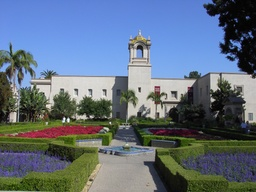
#> input picture jpeg420exif.jpg, 256 x 192 px, shrunk from 2048 x 1536 before the run
$ python fractal.py
#> lines starting #> are read from the running program, lines starting #| are printed output that depends on the picture; long printed decimals are rounded
#> further down, colimg is the input picture: shape (192, 256, 3); mean R, G, B 97.2, 111.8, 127.4
### utilities.py
import os
import sys
import datetime
import time
import inspect
import warnings
import traceback
import hashlib
import zlib
import zipfile
import pickle
import shutil
import re
import logging
import subprocess
from collections import OrderedDict
from collections import namedtuple
from pathlib import PurePath
import pandas as pd
from subprocess import Popen, PIPE

print("python exe: {0}".format(sys.executable))

__version__ = "0.1.1"


# Force logger.warning() to omit the source code line in the message
# formatwarning_orig = warnings.formatwarning
# warnings.formatwarning = lambda message, category, filename, lineno, line=None: \
#    formatwarning_orig(message, category, filename, lineno, line='')

class Utilities(object):
    def __init__(self):
        pass

    colors_txt = OrderedDict()
    colors_txt['black'] = "\033[90m"
    colors_txt['red'] = "\033[91m"
    colors_txt["green"] = "\033[92m"
    colors_txt["yellow"] = "\033[93m"
    colors_txt["blue"] = "\033[94m"
    colors_txt["gray"] = "\033[97m"

    colors_bg = OrderedDict()
    colors_bg['black'] = "\033[100m"
    colors_bg["red"] = "\033[101m"
    colors_bg["green"] = "\033[102m"
    colors_bg["yellow"] = "\033[103m"
    colors_bg["blue"] = "\033[104m"
    colors_bg["gray"] = "\033[107m"
    colors_bg["none"] = "\033[107m"

    txt_effects = OrderedDict()
    txt_effects["end"] = "\033[0m"
    txt_effects["bold"] = "\033[1m"
    txt_effects["underline"] = "\033[4m"
    txt_effects["blackback"] = "\033[7m"

    @staticmethod
    def username():
        return username

    # [5 lines left out: function os_whoami, not called in this run]

    @staticmethod
    def now():
        return datetime.datetime.now()

    # [5 lines left out: function nowshortstr, not called in this run]

    @staticmethod
    def nowstr(fmt="%Y-%m-%d__%H_%M_%S"):
        return datetime.datetime.now().strftime(fmt)

    # [127 lines left out: functions color_str, last_exception_parts, last_exception_info, drives, module_versions, not called in this run]

    @staticmethod
    def warning_on_one_line(message, category, filename, lineno, file=None, line=None):
        return ' %s:%s: %s:%s' % (filename, lineno, category.__name__, message)

    @staticmethod
    def whoami():
        return sys._getframe(1).f_code.co_name

    # [318 lines left out: functions is_file_binary, sha_256, handle_exc, create_new_zip, path2string, check_outdir and 8 more, not called in this run]

    @staticmethod
    def is_iterable(obj):
        try:
            obj = iter(obj)
            return True
        except:
            return False

    # [55 lines left out: functions check_folders, unzip_to_temp, not called in this run]

### fractal.py

from collections import namedtuple
from collections import OrderedDict
import numpy as np
import warnings
import pandas as pd
import matplotlib as mpl
import matplotlib.pyplot as plt
import matplotlib.image as mpimg
from utilities import Utilities


class ImageUtils(object):

    @staticmethod
    def rgb2gray(rgb):
        return np.dot(rgb[..., :3], [0.2989, 0.5870, 0.1140])
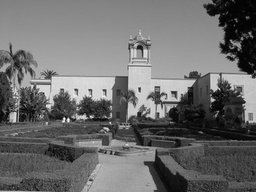
#> returned value: shape (192, 256) float64; min 0.228, max 254.7, mean 109.2
#| original shape: 192, 256

    @staticmethod
    def spatial_shrink(block, spatial_factor):
#> called with spatial_factor = 8
        result = np.zeros((block.shape[0] // spatial_factor,
                           block.shape[1] // spatial_factor))
        for i in range(result.shape[0]):
            for j in range(result.shape[1]):
                try:
                    result[i, j] = np.mean(block[i * spatial_factor:(i + 1) * spatial_factor,
                                       j * spatial_factor:(j + 1) * spatial_factor])
                except Exception as e:
                    msg = Utilities.last_exception_info()
                    warnings.warn(msg)
                    raise RuntimeError(msg)
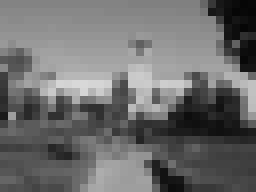
#> result: shape (24, 32) float64 (shown 8 times larger); min 5.78, max 215.9, mean 109.2
#| shrunken shape: 24, 32
        return result

    @staticmethod
    def trim_image(img, spatial_factor, block_size, verbosity=0):
#> called with spatial_factor = 2, block_size = 2, verbosity = 1
        if verbosity > 0:
            print(Utilities.whoami())
            argdict = locals().copy()
            for k in argdict.keys():
                val = argdict[k]
                if not Utilities.is_iterable(val):
                    print("  {0}: {1}".format(k, argdict[k]))
                else:
                    print("  {0} is iterable".format(k))
        if verbosity > 0:
            print("orig dims: {0}, {1}".format(img.shape[0], img.shape[1]))
#| orig dims: 24, 32
        if verbosity > 2:
            import pdb
            pdb.set_trace()
        ht_mod = img.shape[0] % (spatial_factor * block_size)
#> ht_mod = 0
        wd_mod = img.shape[1] % (spatial_factor * block_size)
#> wd_mod = 0
        adj_wd = img.shape[0] - ht_mod
#> adj_wd = 24
        adj_ht = img.shape[1] - wd_mod
#> adj_ht = 32
        if verbosity > 0:
            print("wd_mod= {0}, ht_mod= {1}\nadj_wd= {2}, adj_ht= {3}".format(wd_mod, ht_mod,
                                                                              adj_wd, adj_ht))
#| wd_mod= 0, ht_mod= 0
#| adj_wd= 24, adj_ht= 32
        res = img[0:adj_wd, 0:adj_ht].copy()
        if verbosity > 0:
            print("trimmed dims: {0}, {1}".format(res.shape[0], res.shape[1]))
#| trimmed dims: 24, 32
        return res

    @staticmethod
    def mse(img1, img2):
        res = np.finfo('float').max
        try:
            diff = img1 - img2
            res = np.mean(diff * diff)
        except Exception as e:
            msg = Utilities.last_exception_info()
            warnings.warn(msg)
        return res

    @staticmethod
    def rmse(img1, img2):
        return np.sqrt(ImageUtils.mse(img1, img2))

    @staticmethod
    def center(img, about=0):
        res = img
        mn = None
        try:
            mn = np.mean(img)
            res = img - mn + about
        except Exception as e:
            msg = Utilities.last_exception_info()
            warnings.warn(msg)
        return res, mn


class Compressor(object):
    def __init__(self):
        pass

    @staticmethod
    def find_best_params(img, dimg, rx, ry,
                         block_size, step_size,
                         spatial_factor,
                         intensity_shrinkage,
                         max_x_offset, max_y_offset,
                         err_func=ImageUtils.rmse,
                         verbosity=0):
        if verbosity > 0:
            print("<{0}>".format(ry),end='')
        if verbosity > 1:
            argdict = locals().copy()
            for k in argdict.keys():
                val = argdict[k]
                if not Utilities.is_iterable(val):
                    print("  {0}: {1}".format(k, argdict[k]))
                else:
                    print("  {0} is iterable".format(k))
        if verbosity > 1:
            print("rx= {0}, ry= {1}".format(rx, ry))
        if rx > 0:
            pass
        left = max(int(rx / 2) - max_x_offset, 0)
        right = min(int(rx / 2) + max_x_offset, dimg.shape[1] - block_size )

        up = max(int(ry / 2) - max_y_offset, 0)
        down = min(int(ry / 2) + max_y_offset, dimg.shape[0] - block_size )
        if (left >= right) or (up >= down):
            import pdb
            pdb.set_trace()
        if verbosity > 0:
            pass

        rblock = img[ry:ry + block_size, rx:rx + block_size]
        rmean = np.mean(rblock)

        best_err = np.finfo('float').max
        tries = 0
        best_x = rx
        best_y = ry
        best_mean_adj = 0
        for dx in range(left, right, step_size):
            for dy in range(up, down, step_size):
                temp = dimg[dy: dy + block_size, dx:dx + block_size] * intensity_shrinkage
                if (temp.shape[0] != rblock.shape[0]) or (temp.shape[1] != rblock.shape[1]):
                    msg = Utilities.last_exception_info()
                    warnings.warn(msg)

                dmean = np.mean(temp)
                mean_add = rmean - dmean
                dblock = temp + mean_add
                dblock = np.clip(dblock, 0, 255)
                newmean = np.mean(dblock)
                if (dblock.shape[0] != rblock.shape[0]) or (dblock.shape[1] != rblock.shape[1]):
                    msg = "range and domain have different shapes"
                    msg += "rx={0}, ry={1}".format(rx, ry)
                    raise RuntimeError(msg)
                err = np.finfo('float').max
                try:
                    if (dblock.shape[0] != rblock.shape[0]) or (dblock.shape[1] != rblock.shape[1]):
                        msg = Utilities.last_exception_info()
                        warnings.warn(msg)
                    err = err_func(rblock, dblock)
                except Exception as e:
                    emsg = Utilities.last_exception_info()
                    print(emsg)
                    raise RuntimeError(emsg)
                tries += 1
                if err < best_err:
                    best_x = dx
                    best_y = dy
                    best_mean_add = mean_add
                    best_err = err
        if tries == 0:
            msg = "tries==0, rx={0}, ry= {1}".format(rx, ry)
            raise RuntimeError(msg)
        if best_x > dimg.shape[1] - block_size or best_y > dimg.shape[0] - block_size:
            msg = "codes out of range, x= {0}, y={1}".format(best_x, best_y)
            msg += "image wd= {0}, ht= {1}".format(dimg.shape[1], dimg.shape[0])
            print(msg)
            raise RuntimeError(msg)
        return (best_x, best_y, best_mean_add, rx, ry, best_err, tries)

    @staticmethod
    def compress_image(oimg, block_size=4, step_size=2,
                       spatial_factor=2,
                       intensity_shrinkage=0.75,
                       max_x_offset=None,
                       max_y_offset=None,
                       err_func=ImageUtils.mse,
                       verbosity=0):
#> called with block_size = 2, step_size = 2, spatial_factor = 2, intensity_shrinkage = 0.7, verbosity = 1
        if verbosity > 0:
            print(Utilities.whoami())
            argdict = locals().copy()
            for k in argdict.keys():
                val = argdict[k]
                if not Utilities.is_iterable(val):
                    print("  {0}: {1}".format(k, argdict[k]))
                else:
                    print("  {0} is iterable".format(k))
        if verbosity > 0:
            print("orig dims: {0}, {1}".format(oimg.shape[0], oimg.shape[1]))
#| orig dims: 24, 32
        cimg = ImageUtils.trim_image(oimg, spatial_factor=spatial_factor, block_size=block_size, verbosity=verbosity)
#| orig dims: 24, 32
#| wd_mod= 0, ht_mod= 0
#| adj_wd= 24, adj_ht= 32
#| trimmed dims: 24, 32
        if verbosity > 0:
            print("trimmed dims: {0}, {1}".format(cimg.shape[0], cimg.shape[1]))
#| trimmed dims: 24, 32
        if max_x_offset is None:
            max_x_offset = cimg.shape[1] - block_size
#> max_x_offset = 30
        if max_y_offset is None:
            max_y_offset = cimg.shape[0] - block_size
#> max_y_offset = 22
        dimg = ImageUtils.spatial_shrink(cimg, spatial_factor=spatial_factor)
        print("dimg_wd = {0}, dimg_ht = {1}".format(dimg.shape[0], dimg.shape[1]))
#| dimg_wd = 12, dimg_ht = 16
        FCode = namedtuple("FCode", ["dx", "dy", "mean_add", "rx", "ry", "err"])
        codes = []
        for rx in range(0, cimg.shape[1], block_size):
            if verbosity > 0:
                print("rx={0}".format(rx),end='')
            for ry in range(0, cimg.shape[0], block_size):

                parts = Compressor.find_best_params(cimg, dimg, rx, ry,
                                                    block_size=block_size,
                                                    step_size=step_size,
                                                    spatial_factor=spatial_factor,
                                                    intensity_shrinkage=intensity_shrinkage,
                                                    max_x_offset=max_x_offset, max_y_offset=max_y_offset,
                                                    err_func=err_func, verbosity=verbosity)
                dx, dy, mean_add, x, y, err, tries = parts
                code = FCode(dx, dy, mean_add, x, y, err)
                codes.append(code)
            print("--")
#> this loop made 16 passes
#| rmse= 2.524
        params = OrderedDict()
        params['img_ht'] = cimg.shape[0]
        params['img_wd'] = cimg.shape[1]
        params['block_size'] = block_size
        params['step_size'] = step_size
        params['spatial_factor'] = spatial_factor
        params['intensity_shrinkage'] = intensity_shrinkage
        params['codes'] = codes
        return params


class Decompressor(object):
    def __init__(self):
        pass

    @staticmethod
    def decompress(params,
                   scale_factor=1,
                   iterations=20,
                   initial_image=None,
                   verbosity=0):
#> called with scale_factor = 1, iterations = 1, verbosity = 0
        if verbosity > 0:
            print(Utilities.whoami())
            argdict = locals().copy()
            for k in argdict.keys():
                val = argdict[k]
                if not Utilities.is_iterable(val):
                    print("  {0}: {1}".format(k, argdict[k]))
                else:
                    print("  {0} is iterable".format(k))

        if not isinstance(params, dict):
            raise ValueError("input compressed shoule be dict, found {0}".format(type(params)))

        errmsg = ''
        for k in ['img_wd', 'img_ht', 'block_size', 'intensity_shrinkage', 'spatial_factor', 'codes']:
            if k not in params.keys():
                errmsg += "{0} not in compressed.keys()".format(k)
        if errmsg != '':
            raise RuntimeError(errmsg)

        img_wd = params['img_wd'] * scale_factor
        img_ht = params['img_ht'] * scale_factor
        if initial_image is None:
            initial_image = np.zeros([img_ht, img_wd])

        rimg = initial_image.copy()

        block_size = params['block_size'] * scale_factor
        for it in range(iterations):
            ci = 0
            dimg = ImageUtils.spatial_shrink(rimg, spatial_factor=params['spatial_factor'])
            for rx in range(0, img_wd, block_size):
                for ry in range(0, img_ht, block_size):
                    code = params['codes'][ci]
                    temp = dimg[code.dy:code.dy+block_size, code.dx:code.dx+block_size] * params['intensity_shrinkage']
                    if temp.shape[0] != block_size or temp.shape[1] != block_size:
                        msg = "invalid block size"
                    temp = temp + code.mean_add
                    domain = np.clip(temp, 0, 255)
                    rimg[ry:ry+block_size, rx:rx+block_size] = domain
                    ci += 1
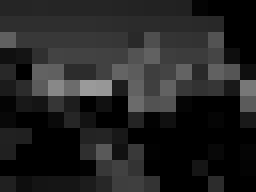
#> rimg: shape (24, 32) float64 (shown 8 times larger); min 0, max 154.8, mean 35.7
        return rimg.copy()


if __name__ == '__main__':
    colimg = mpimg.imread("jpeg420exif.jpg")
    big_img = ImageUtils.rgb2gray(colimg)
    print("original shape: {0}, {1}".format(big_img.shape[0], big_img.shape[1]))
    small_img = ImageUtils.spatial_shrink(big_img, spatial_factor=8)
    print("shrunken shape: {0}, {1}".format(small_img.shape[0], small_img.shape[1]))

    # params
    spatial_factor = 2
    block_size = 2
    step_size = 2
    verbosity = 1
    intensity_shrinkage = 0.7

    oimg = ImageUtils.trim_image(small_img, spatial_factor=spatial_factor,
                                 block_size=block_size,
                                 verbosity=verbosity)

    # show image
    plt.imshow(oimg, cmap=plt.get_cmap('gray'))  #, vmin=0, vmax=1)
    plt.show()

    # compress
    Comp = Compressor()
    start = Utilities.now()
    print(start)
    params = Comp.compress_image(oimg, block_size=block_size, spatial_factor=spatial_factor,
                                       intensity_shrinkage=intensity_shrinkage,
                                       err_func=ImageUtils.rmse,
                                       max_x_offset=None, max_y_offset=None,
                                       verbosity=1)
    end = Utilities.now()
    print(end)
    cdf = pd.DataFrame(params['codes'])
    print("rmse= {0}".format(np.sqrt(cdf['err'].mean())))
    # decompress
    Decomp = Decompressor()
    dimages = []
    errors = []
    changes = []
    next_image = Decompressor.decompress(params, iterations=1)
    fig, axs = plt.subplots(nrows=1, ncols=2, figsize=(9, 6),
                            subplot_kw={'xticks': [], 'yticks': []})
    axs[0].imshow(oimg, cmap=plt.get_cmap('gray'))  # , vmin=0, vmax=1)
    axs[1].imshow(next_image, cmap=plt.get_cmap('gray'))  # , vmin=0, vmax=1)
    plt.show()
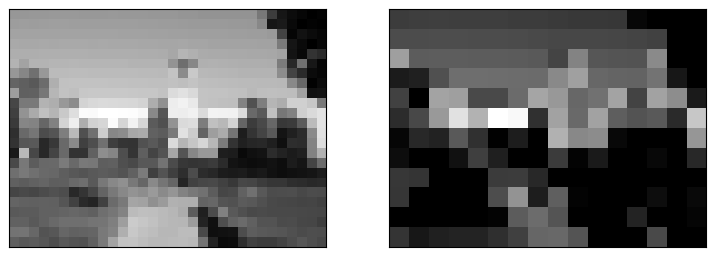
#> figure drawn by matplotlib, 2 panels
    dimages.append(next_image)
    for it in range(20):
        last_image = next_image.copy()
        next_image = Decompressor.decompress(params, iterations=1, initial_image=last_image)
        error = ImageUtils.rmse(oimg, next_image)
        errors.append(error)
        dimages.append(next_image)
        change = ImageUtils.mse(last_image, next_image)
        changes.append(change)
        print("change in images {0}".format(change))
        fig, axs = plt.subplots(nrows=1, ncols=2, figsize=(9, 6),
                                subplot_kw={'xticks': [], 'yticks': []})
        axs[0].imshow(oimg, cmap=plt.get_cmap('gray'))  #, vmin=0, vmax=1)
        axs[1].imshow(next_image, cmap=plt.get_cmap('gray'))  #, vmin=0, vmax=1)
        plt.show()
        print("{0}".format(it))
#> this loop made 20 passes
#| change in images 928.284
#| change in images 331.629
#| change in images 131.978
#| change in images 63.526
#| change in images 31.240
#| change in images 15.599
#| change in images 7.832
#| change in images 3.941
#> (further printed lines are left out)
#> pass 1, `next_image = Decompressor.decompress(params, iterations=1, initial_ima..`:
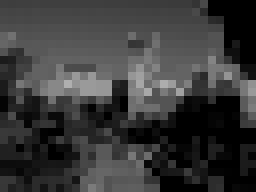
#> next_image: shape (24, 32) float64 (shown 8 times larger); min 0, max 175.5, mean 57.8
#> pass 1, in mse (call 6722), `diff = img1 - img2`:
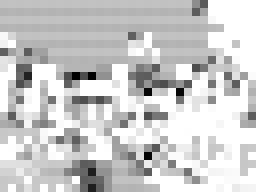
#> diff: shape (24, 32) float64 (shown 8 times larger); min -108.4, max 0, mean -22.12; drawn with min black and max white
#> after the loop:
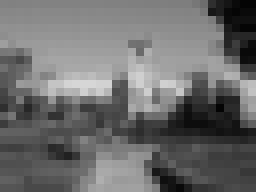
#> last_image: shape (24, 32) float64 (shown 8 times larger); min 4.36, max 214.6, mean 109.1
    print("done")

$ run again, with jpeg422jfif.jpg copied over jpeg420exif.jpg
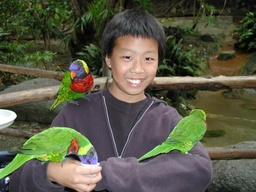
#> input picture jpeg422jfif.jpg, 256 x 192 px, shrunk from 2048 x 1536 before the run
#> colimg is the input picture: shape (192, 256, 3); mean R, G, B 88.9, 88.8, 69.7
#| original shape: 192, 256
#| shrunken shape: 24, 32
#| orig dims: 24, 32
#| wd_mod= 0, ht_mod= 0
#| adj_wd= 24, adj_ht= 32
#| trimmed dims: 24, 32
#| orig dims: 24, 32
#| orig dims: 24, 32
#| wd_mod= 0, ht_mod= 0
#| adj_wd= 24, adj_ht= 32
#| trimmed dims: 24, 32
#| trimmed dims: 24, 32
#| dimg_wd = 12, dimg_ht = 16
#> the loop in compress_image, `for rx in range(0, cimg.shape[1], block_size):` made 16 passes
#| rmse= 2.763
#> after the loop in decompress, `for it in range(iterations):`:
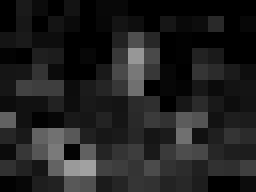
#> rimg: shape (24, 32) float64 (shown 8 times larger); min 0, max 161.7, mean 32.5
#> the loop `for it in range(20):` made 20 passes
#| change in images 591.096
#| change in images 208.252
#| change in images 71.251
#| change in images 32.007
#| change in images 14.531
#> (further printed lines are left out)
#> after the loop `for it in range(20):`:
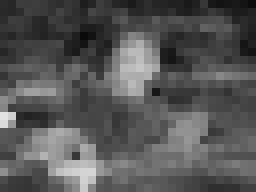
#> last_image: shape (24, 32) float64 (shown 8 times larger); min 10.53, max 226.2, mean 86.6
